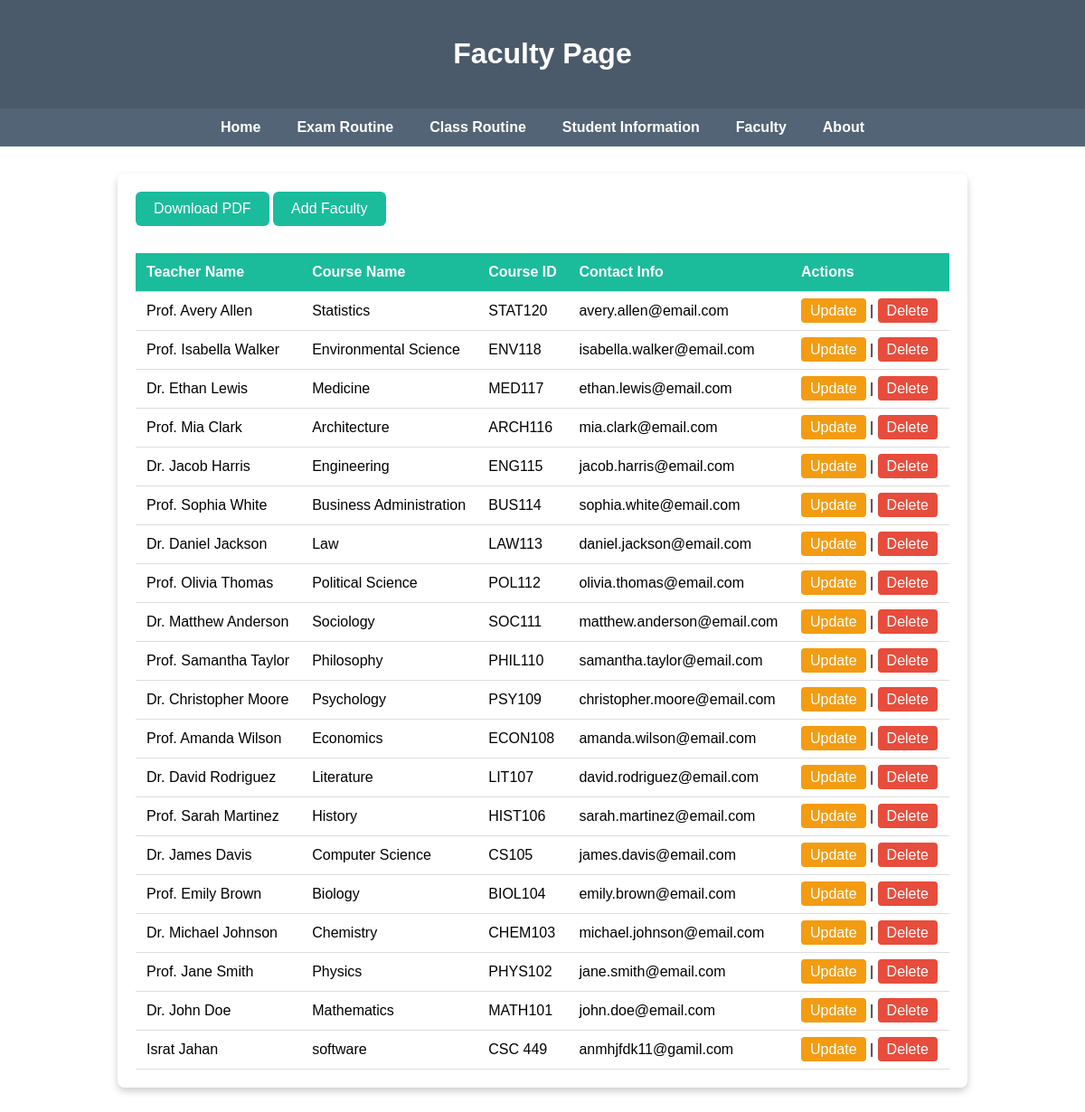
The page /faculty.php on the database its author committed.
### tables this page shows
CREATE TABLE `faculty` (
  `id` int(11) NOT NULL,
  `teacher_name` varchar(100) DEFAULT NULL,
  `course_name` varchar(100) DEFAULT NULL,
  `course_id` varchar(20) DEFAULT NULL,
  `contact_info` varchar(100) DEFAULT NULL
);

### faculty.php (the view, shortened to what this page needs)
<?php
$host = 'localhost';
$username = 'root';
$password = '';
$database = 'student_db';
$conn = new mysqli($host, $username, $password, $database);
?>
<!DOCTYPE html>
<html lang="en">
<head>
</head>
<body>
<header>
  <h1>Faculty Page</h1>
</header>
<nav>
  <a href="dash.php">Home</a>
  <a href="exam.php">Exam Routine</a>
  <a href="#">Class Routine</a>
  <a href="student_information.php">Student Information</a>
  <a href="#">Faculty</a>
  <a href="about.php">About</a>
</nav>
<div class="container">
  <button class="pdf-btn" onclick="downloadPDF()">Download PDF</button>
  <button class="add-btn" onclick="document.getElementById('popup').style.display='flex'">Add Faculty</button>
  <table>
    <thead>
      <tr>
        <th>Teacher Name</th>
        <th>Course Name</th>
        <th>Course ID</th>
        <th>Contact Info</th>
        <th>Actions</th>
      </tr>
    </thead>
    <tbody>
      <?php
        $result = $conn->query("SELECT * FROM faculty ORDER BY id DESC");
        while ($row = $result->fetch_assoc()) {
            echo "<tr>
              <td>" . htmlspecialchars($row['teacher_name']) . "</td>
              <td>" . htmlspecialchars($row['course_name']) . "</td>
              <td>" . htmlspecialchars($row['course_id']) . "</td>
              <td>" . htmlspecialchars($row['contact_info']) . "</td>
              <td>
                <a href='?edit=" . $row['id'] . "' class='action-btn update-btn'>Update</a> |
                <a href='?delete=" . $row['id'] . "' class='action-btn delete-btn' onclick='return confirm(\"Are you sure you want to delete this record?\")'>Delete</a>
              </td>
            </tr>";
        }
      ?>
    </tbody>
  </table>
</div>
</body>
</html>

### faculty.php (style rules this page uses)
body { font-family: Arial, sans-serif; margin: 0; padding: 0; background: url('faculty.jpg') no-repeat center center fixed; background-size: cover; }
header { background: rgba(44, 62, 80, 0.85); color: white; padding: 20px; text-align: center; }
nav { background: rgba(52, 73, 94, 0.85); display: flex; justify-content: center; flex-wrap: wrap; }
nav a { color: white; padding: 12px 20px; text-decoration: none; font-weight: bold; transition: 0.3s; }
.container { max-width: 900px; margin: 30px auto; background: rgba(255, 255, 255, 0.95); padding: 20px; border-radius: 8px; box-shadow: 0 4px 8px rgba(0,0,0,0.2); }
.add-btn, .pdf-btn { background: #1abc9c; color: white; padding: 10px 20px; border: none; border-radius: 6px; font-size: 16px; cursor: pointer; margin-bottom: 10px; }
table { width: 100%; border-collapse: collapse; margin-top: 20px; }
th, td { padding: 12px; border-bottom: 1px solid #ddd; text-align: left; }
th { background-color: #1abc9c; color: white; }
.action-btn { color: #fff; padding: 5px 10px; border-radius: 4px; cursor: pointer; text-decoration: none; }
.update-btn { background-color: #f39c12; }
.delete-btn { background-color: #e74c3c; }

### rows shown on the page
faculty: teacher_name "Prof. Avery Allen", course_name "Statistics", course "STAT120", contact_info "avery.allen@email.com"
faculty: teacher_name "Prof. Isabella Walker", course_name "Environmental Science", course "ENV118", contact_info "isabella.walker@email.com"
faculty: teacher_name "Dr. Ethan Lewis", course_name "Medicine", course "MED117", contact_info "ethan.lewis@email.com"
faculty: teacher_name "Prof. Mia Clark", course_name "Architecture", course "ARCH116", contact_info "mia.clark@email.com"
faculty: teacher_name "Dr. Jacob Harris", course_name "Engineering", course "ENG115", contact_info "jacob.harris@email.com"
faculty: teacher_name "Prof. Sophia White", course_name "Business Administration", course "BUS114", contact_info "sophia.white@email.com"
faculty: teacher_name "Dr. Daniel Jackson", course_name "Law", course "LAW113", contact_info "daniel.jackson@email.com"
faculty: teacher_name "Prof. Olivia Thomas", course_name "Political Science", course "POL112", contact_info "olivia.thomas@email.com"
faculty: teacher_name "Dr. Matthew Anderson", course_name "Sociology", course "SOC111", contact_info "matthew.anderson@email.com"
faculty: teacher_name "Prof. Samantha Taylor", course_name "Philosophy", course "PHIL110", contact_info "samantha.taylor@email.com"
faculty: teacher_name "Dr. Christopher Moore", course_name "Psychology", course "PSY109", contact_info "christopher.moore@email.com"
faculty: teacher_name "Prof. Amanda Wilson", course_name "Economics", course "ECON108", contact_info "amanda.wilson@email.com"
faculty: teacher_name "Dr. David Rodriguez", course_name "Literature", course "LIT107", contact_info "david.rodriguez@email.com"
faculty: teacher_name "Prof. Sarah Martinez", course_name "History", course "HIST106", contact_info "sarah.martinez@email.com"
faculty: teacher_name "Dr. James Davis", course_name "Computer Science", course "CS105", contact_info "james.davis@email.com"
faculty: teacher_name "Prof. Emily Brown", course_name "Biology", course "BIOL104", contact_info "emily.brown@email.com"
faculty: teacher_name "Dr. Michael Johnson", course_name "Chemistry", course "CHEM103", contact_info "michael.johnson@email.com"
faculty: teacher_name "Prof. Jane Smith", course_name "Physics", course "PHYS102", contact_info "jane.smith@email.com"
faculty: teacher_name "Dr. John Doe", course_name "Mathematics", course "MATH101", contact_info "john.doe@email.com"
faculty: teacher_name "Israt Jahan", course_name "software", course "CSC 449", contact_info "anmhjfdk11@gamil.com"
